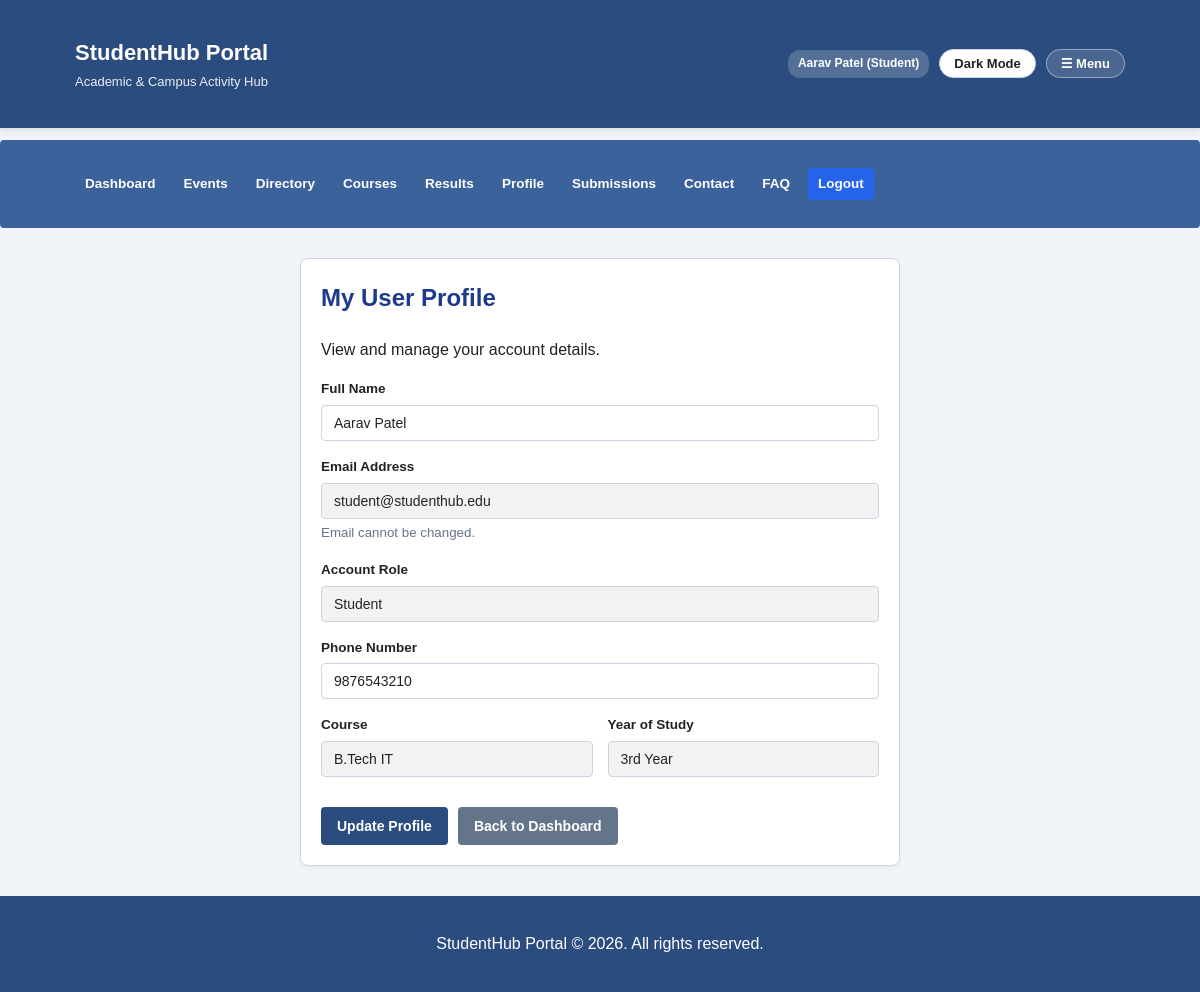
The app's page /profile.php (signed in) with its own data.
### tables this page shows
CREATE TABLE IF NOT EXISTS users (
    id INT AUTO_INCREMENT PRIMARY KEY,
    name VARCHAR(100) NOT NULL,
    email VARCHAR(100) NOT NULL UNIQUE,
    password VARCHAR(255) NOT NULL,
    role ENUM('admin', 'student') DEFAULT 'student',
    status ENUM('active', 'inactive') DEFAULT 'active',
    remember_token VARCHAR(255) NULL,
    created_at TIMESTAMP DEFAULT CURRENT_TIMESTAMP
);

CREATE TABLE IF NOT EXISTS students (
    id INT AUTO_INCREMENT PRIMARY KEY,
    user_id INT NULL,
    name VARCHAR(100) NOT NULL,
    email VARCHAR(100) NOT NULL UNIQUE,
    phone VARCHAR(20) NOT NULL,
    gender VARCHAR(20) NOT NULL,
    course VARCHAR(50) NOT NULL,
    year VARCHAR(20) NOT NULL,
    status ENUM('active', 'inactive') DEFAULT 'active',
    created_at TIMESTAMP DEFAULT CURRENT_TIMESTAMP,
    FOREIGN KEY (user_id) REFERENCES users(id) ON DELETE SET NULL
);

### profile.php (the view, shortened to what this page needs)
<?php
require_once "db.php";
$userId = $_SESSION['user_id'];
$uQuery = mysqli_query($conn, "SELECT * FROM users WHERE id = $userId LIMIT 1");
$userData = mysqli_fetch_assoc($uQuery);
$sQuery = mysqli_query($conn, "SELECT * FROM students WHERE user_id = $userId OR email = '" . mysqli_real_escape_string($conn, $userData['email']) . "' LIMIT 1");
$studentData = mysqli_fetch_assoc($sQuery);
?>
<!DOCTYPE html>
<html lang="en">
<head>
    <link rel="stylesheet" href="style.css">
</head>
<body>
<?php include "navbar.php"; ?>
<main class="container">
    <div class="box" style="max-width: 600px; margin: 30px auto;">
        <h2>My User Profile</h2>
        <p>View and manage your account details.</p>
        <form method="POST" action="profile.php">
            <div class="form-group">
                <label for="name">Full Name</label>
                <input type="text" id="name" name="name" required value="<?php echo htmlspecialchars($userData['name'] ?? ''); ?>">
            </div>
            <div class="form-group">
                <label for="email">Email Address</label>
                <input type="email" id="email" value="<?php echo htmlspecialchars($userData['email'] ?? ''); ?>" disabled style="background: rgba(0,0,0,0.05);">
                <small style="color: #64748b;">Email cannot be changed.</small>
            </div>
            <div class="form-group">
                <label for="role">Account Role</label>
                <input type="text" id="role" value="<?php echo ucfirst(htmlspecialchars($userData['role'] ?? '')); ?>" disabled style="background: rgba(0,0,0,0.05);">
            </div>
            <div class="form-group">
                <label for="phone">Phone Number</label>
                <input type="text" id="phone" name="phone" value="<?php echo htmlspecialchars($studentData['phone'] ?? ''); ?>" placeholder="10-digit mobile">
            </div>
            <?php if ($studentData): ?>
                <div style="display: grid; grid-template-columns: 1fr 1fr; gap: 15px;">
                    <div class="form-group">
                        <label>Course</label>
                        <input type="text" value="<?php echo htmlspecialchars($studentData['course']); ?>" disabled style="background: rgba(0,0,0,0.05);">
                    </div>
                    <div class="form-group">
                        <label>Year of Study</label>
                        <input type="text" value="<?php echo htmlspecialchars($studentData['year']); ?>" disabled style="background: rgba(0,0,0,0.05);">
                    </div>
                </div>
            <?php endif; ?>
            <div style="margin-top: 15px; display: flex; gap: 10px;">
                <button type="submit" class="btn">Update Profile</button>
                <a href="<?php echo $userData['role'] === 'admin' ? 'admin_dashboard.php' : 'dashboard.php'; ?>" class="btn" style="background: #64748b;">Back to Dashboard</a>
            </div>
        </form>
    </div>
</main>
<footer>
    <div class="container footer-content">
        <p>StudentHub Portal &copy; 2026. All rights reserved.</p>
    </div>
</footer>
</body>
</html>

### style.css (style rules this page uses)
:root { --bg-color: #f0f4f8; --text-color: #222222; --card-bg: #ffffff; --card-border: #d1d5db; --header-bg: #2b4c7e; --header-text: #ffffff; --nav-bg: #3b629b; --nav-link: #ffffff; --accent-blue: #1e3a8a; --btn-bg: #2b4c7e; --btn-hover: #1e355b; --input-bg: #ffffff; --table-header-bg: #2b4c7e; --table-stripe: #f8fafc; }
* { box-sizing: border-box; }
body { font-family: Arial, sans-serif; margin: 0; padding: 0; background-color: var(--bg-color); color: var(--text-color); line-height: 1.6; transition: background-color 0.25s ease, color 0.25s ease; }
a { color: #2563eb; text-decoration: none; }
.container { width: 90%; max-width: 1050px; margin: 20px auto; }
.box, .page-intro, .controls-box, .event-card, .form-box, .form-card, .faq-item { background-color: var(--card-bg); border: 1px solid var(--card-border); border-radius: 8px; padding: 20px; margin-bottom: 20px; box-shadow: 0 1px 3px rgba(0,0,0,0.05); }
.page-intro h2, .box h2, .box h3, .form-box h2, .form-card h2 { color: var(--accent-blue); margin-top: 0; }
.btn, button.btn { display: inline-block; background-color: var(--btn-bg); color: #ffffff !important; padding: 8px 16px; text-decoration: none !important; border-radius: 4px; border: none; cursor: pointer; font-size: 14px; font-weight: bold; transition: background-color 0.2s ease; }
.form-group { margin-bottom: 15px; }
label { display: block; margin-bottom: 5px; font-weight: bold; font-size: 13.5px; }
input[type="text"], input[type="email"], input[type="password"], input[type="date"], input[type="file"], select, textarea { width: 100%; padding: 9px 12px; border: 1px solid #cbd5e1; border-radius: 4px; background-color: var(--input-bg); color: var(--text-color); font-size: 14px; font-family: inherit; }
footer { background-color: var(--header-bg); color: #ffffff; text-align: center; padding: 15px; margin-top: 30px; }

### records on screen
users: name "Aarav Patel", email "student@studenthub.edu", role "Student"
students: phone "9876543210", course "B.Tech IT", year "3rd Year"

### other values on screen
$userName "Aarav Patel"
$userRole "Student"
